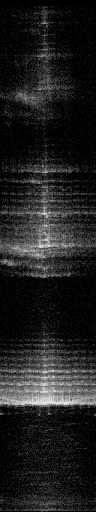
%> input picture data/frame.bmp, 96 x 512 px
$ octave transmission_loss.m   (GNU Octave 9; MATLAB toolbox functions it lacks are replaced by stand-ins)
%> lines starting %> are read from the running program, lines starting %| are printed output that depends on the picture; in (x1, y1, x2, y2) boxes, pixels count from 0 and x2, y2 are one past the last pixel; in counts of white or black regions, pixels touching at a corner belong together; the program's own positions count from 1
### polarToCart.m
function [ cart_frame, res_x, res_y ] = polarToCart( polar_frame, window_start, window_length, width )
%polarToCart Convert DIDSON image to Cartesianframe
%   x is down range
%   y is
%   resolution is the number of pixels per meter
%
%   Pedro Vaz Teixeira, May 2014
%   pvt@mit.edu

    % frame: rows are beams, columns are bins!

    % these are constants
    persistent n_beams beam_width n_bins alpha a
    if ( isempty(n_beams))
        n_beams = 96;
        beam_width = deg2rad(0.3);
        n_bins = 512;
        alpha = beam_width * n_beams/2;
        a = [0.0030, -0.0055, 2.6829, 48.04];   % coeffs for distortion aware formula
    end

    % these change only if the sonar window changes (no need to compute
    % them constantly
    persistent bin_width min_range max_range x0 x_span y0 y_span y_scale height x_scale lut
    if ( isempty(bin_width) ||  min_range ~= window_start || max_range ~= window_start + window_length )
        bin_width = window_length/n_bins;
        min_range = window_start;
        max_range = window_start + window_length;

        x0 = min_range*cos(alpha);
        x_span = max_range - x0;
        y0 = -max_range*sin(alpha);
        y_span = -2*y0;

        y_scale = y_span ./ width;
        height = round(x_span ./ y_scale);
        x_scale = x_span ./ height;

%     res_x = abs(height./x_span); % px/m (invert to obtain size of each pixel)
%     res_y = abs(-width./y_span); % px/m

        fprintf('Computing look-up table...');
        lut = zeros(height*width, 1);
        for j=1:width
            y = y0 + (j-1)*y_scale;
            for i=1:height
                x = x0 + (i-1)*x_scale;

                % simple geometry formula
                % beam = n_beams/2 - floor(atan2(y, x)/beam_width);

                % distortion-aware formula
                theta = rad2deg(atan2(y, x));
                beam = round(a(1)*theta^3 + a(2)*theta^2+a(3)*theta+a(4)+1);

                bin = floor( (sqrt( x*x + y*y) - min_range)/bin_width );


                if ( beam < 0 || beam >= n_beams || bin < 0 || bin >= n_bins)
                    lut(sub2ind([width height],j,i)) = 1;
                else
                     % frame: rows are beams, columns are bins!
                    lut(sub2ind([width height],j,i)) = sub2ind([n_beams n_bins], beam+1, bin+1);
%                     cart_frame(j,i) = double(polar_frame(beam+1,bin+1));
                end
            end
        end
        fprintf('done!\n');

    end

    polar_frame(1) = double(1.0); % sorry :(

    cart_frame = ones(width, height); % for publishing
    cart_frame(:) = double(polar_frame(lut));

    % [23 lines of commented-out code are left out]
end

### enhance.m
function [ enhanced_polar_frame ] = enhance( polar_frame, range_start, range_stop )
%ENHANCE YEAAAAAAAAAAAAAAAAAAAAAAAAAAAAAAAAAAAAH
%   CSI-style enhancements for sonar imagery
%
%   Assumes
%   - image is 512x96, where the first row is the nearest range bin
%   (range_start) and the last (512th) is the farthest;
%   - image range is [0 1], which corresponds to [0 90] dB
%
%
%   Pedro Vaz Teixeira, June 2014
%   pvt@mit.edu

enhanced_polar_frame = polar_frame; % all subsequent operations on this variable

%% transmission loss (geometric+absroption)
% [14 lines of commented-out code are left out]


%% beam pattern 'taper'
%

% experimental coefficients (from SOUNDMETRICS)

k1 = -0.0089;
k2 = 0.8515;
k3 = -20.0994;

i = 0:95; % beam index
k0 = 0.6; % my own, additional, correction factor
a = (k0)*(k1 * i.^2 + k2 * i + k3*ones(1,96));

s = 1/70;   % this is the MuPerDB (image intensity over dB, eg. 255/(70dB) )
a = -s*a;   % + 0.5*ones(1,96);

offset = repmat(a', [1 512]);

enhanced_polar_frame = enhanced_polar_frame + offset;
%}

%% cross-talk reduction
%

% psf creation (isotropic, simplified)
beam = zeros(1,96);
beam(1,[1 9 17 25 33 41 49 57 65 73 81 89]) =[  24 24 24 27 32 40 70 40 32 27 24 24];
PSF = (1/(sum(beam(:))))*beam';

% apply wiener filter deconvolution
estimated_nsr = (0.0018); % replace with experimentally determined value (variance!)
enhanced_polar_frame = deconvwnr(enhanced_polar_frame, PSF, estimated_nsr);

% normalization
%
enhanced_polar_frame = (1/max(enhanced_polar_frame(:)))*enhanced_polar_frame; % normalize to the [0,1] range
enhanced_polar_frame = max(polar_frame(:))*enhanced_polar_frame; % match to the same max intensity as the original image
%}
%enhanced_polar_frame(enhanced_polar_frame<0)=0; % this does nothing.

### transmission_loss.m
%TRANSMISSION_LOSS.M Simple transmission loss model to enhance sonar data.
%
% Note: the sonar image is assumed to contain the output of a matched
% filter. This script modifies the image to take into account transmission
% losses, reducing the intensity of spurious returns.
%
% Pedro Vaz Teixeira, June 2014
% pvt@mit.edu

close all

%% transmission loss model (absorption+geometric)
figure();

% absorption coefficient [dB(re 1m)/ m]
% alpha = 0.9666; % didson/auto
alpha = 0.945;  % 1.8MHz, 10m depth, 15C, ph 8, 35ppt salinity
                % http://resource.npl.co.uk/acoustics/techguides/seaabsorption/

% geometric loss coefficient
N = 1; % cyclindrical
%N = 2; % spherical

r = 2.5:0.1:9;      %
h_a = 2*alpha.*r;   % absorption losses
h_g = 20*log(r.^N); % geometric losses

plot(r, h_a, 'r')
hold on
plot(r, h_g, 'b')
plot(r, h_a + h_g, 'k')
legend('absorption', 'geometric', 'total', 'Location', 'Southeast')
ylabel('Transmission loss [dB re 1m]')
xlabel('Range [m]')
title(['Transmission losses (\alpha=',num2str(alpha),'dB(re 1m)/m, N=',num2str(N),')']);

grid on
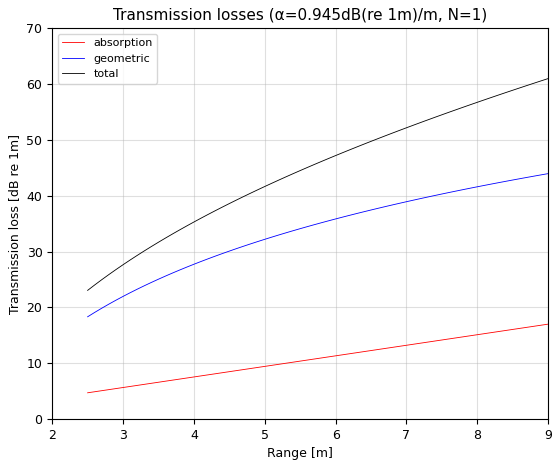
%> figure redrawn from the program's plot data; curve peaks at x = 9, y = 17.01; curve peaks at x = 9, y = 43.94; curve peaks at x = 9, y = 60.95

%% application to didson data
polar_frame = flipud(im2double(imread('./data/frame.bmp')));
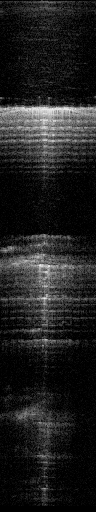
%> polar_frame: size 512x96 double; min 0, max 0.922, mean 0.124
figure();

subplot(1,4,1);
imshow(polar_frame);
xlabel('Azimuth');
ylabel('Range');
title('Original/polar');

[cart_frame, ~, ~] = polarToCart(polar_frame, 2.5, 9, 500);
%> in polarToCart, `polar_frame(1) = double(1.0);`: polar_frame: size 512x96 double; under 0.01% of pixels changed, all inside (x1, y1, x2, y2) = (0, 0, 1, 1)
%> in polarToCart, `cart_frame(:) = double(polar_frame(lut));`:
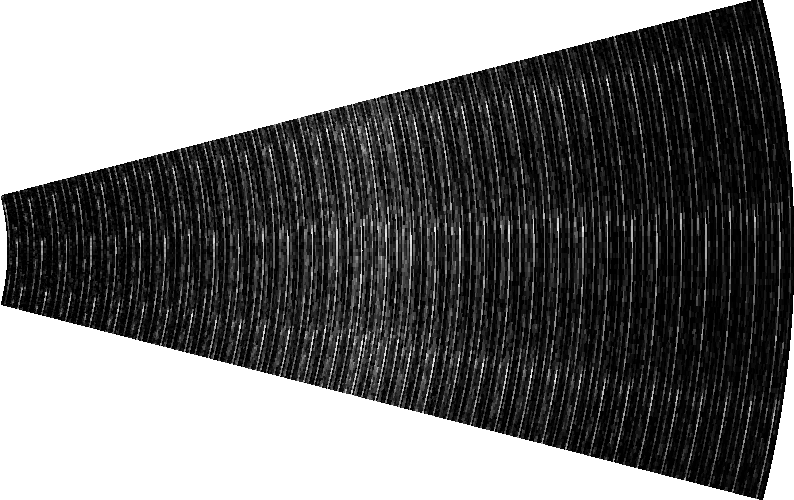
%> cart_frame: size 500x794 double; min 0, max 1, mean 0.46
subplot(1,4,2)
imshow(fliplr(cart_frame'))
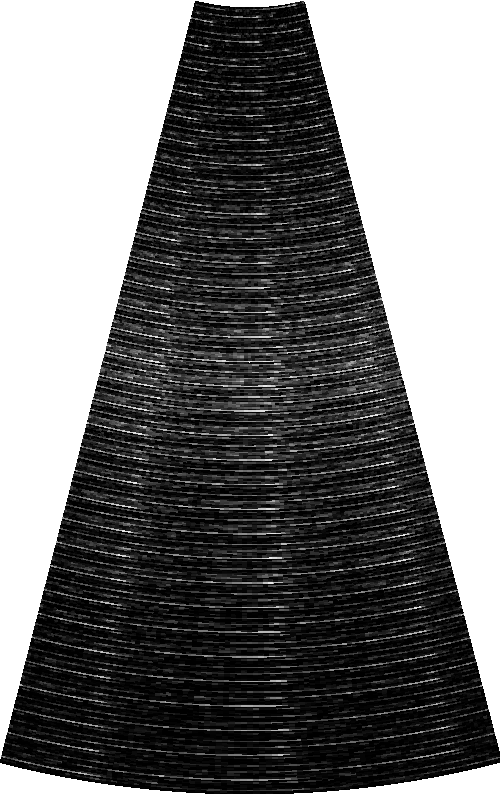
%> displayed picture: size 794x500, on the screen's scale of 0 to 255; min 0, max 255, mean 117.4
xlabel('y')
ylabel('x')
title('Original/cart.')

polar_frame2 = polar_frame;

for i=1:512
    r = 2.5 + (6.5/512)*i;  % not sure these are the values for the test frame
    % unsure about formula - not sure about the intensity scale/value
    polar_frame2(i,:) = (255*polar_frame2(i,:) - (2*alpha*r)*ones(1,96) - N*20*log(r))./255;
end
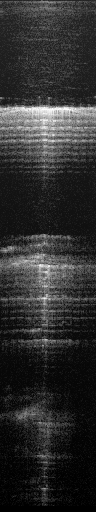
%> polar_frame2: size 512x96 double; min -0.239, max 0.786, mean -0.051; drawn with min black and max white
subplot(1,4,3)
imshow(polar_frame2)
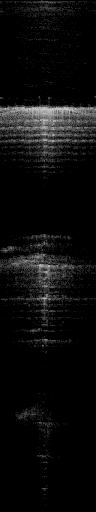
%> displayed picture: size 512x96, on the screen's scale of 0 to 255; min 0, max 200, mean 12.4
xlabel('Azimuth');
ylabel('Range');
title('Enhanced/polar');

[cart_frame, ~, ~] = polarToCart(polar_frame2, 2.5, 9, 500);
subplot(1,4,4)
imshow(fliplr(cart_frame'))
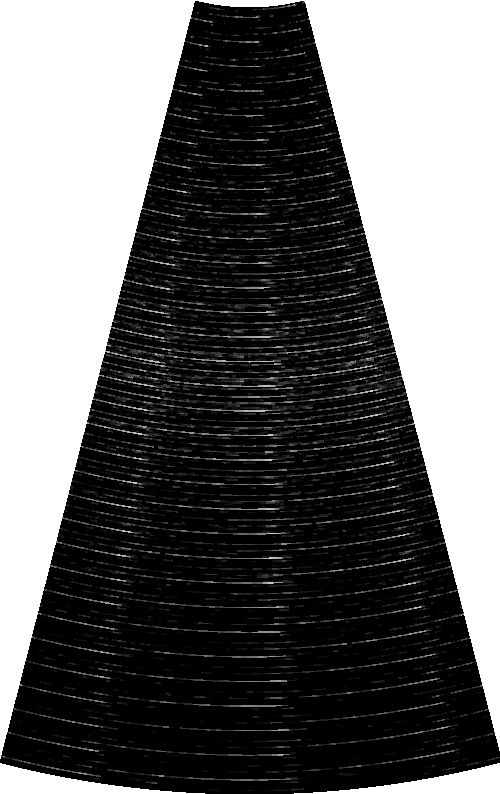
%> displayed picture: size 794x500, on the screen's scale of 0 to 255; min 0, max 255, mean 105.9
xlabel('y')
ylabel('x')
title('Enhanced/cart');

suptitle('Transmission loss compensation');


%% stand-alone enhancement function test

figure()
eframe = enhance(polar_frame, 2.5,  9);
%> the run ends on the next line
